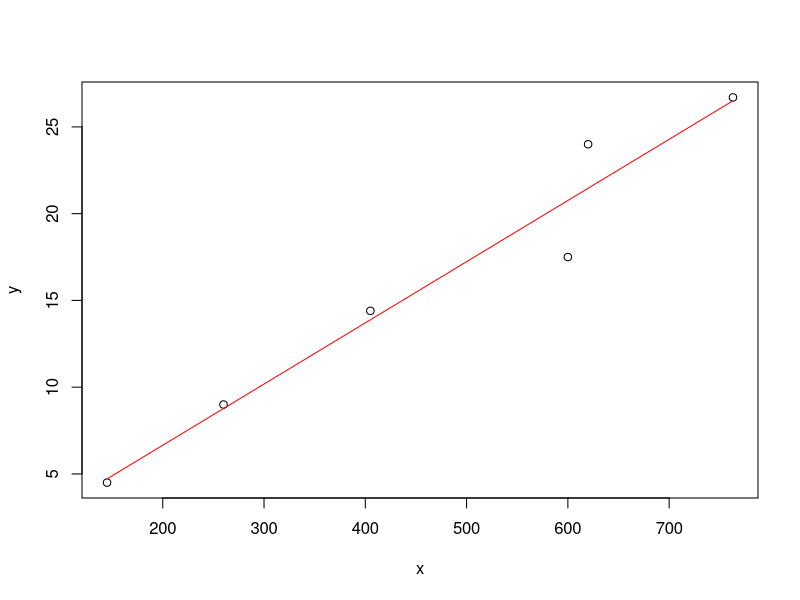

Generate this figure with R:
#1
cat("Zadanie 1 : \n")
w <- c(4.07, 4.09, 4.06, 4.09, 4.08)
k <- c(4.06, 4.08, 4.07, 4.07, 4.07)
g <- c(4.08, 4.09, 4.08, 4.10, 4.09)

temperature <- c(w, k, g)
miasto <- rep(c("w", "k", "g"), each = length(w))

bartlett.test(temperature~miasto)

# test p-value = 0.4717 > alpha
# nie ma podstaw do odrzucenia H0
# zatem wariancje mogą być jednorodne

# test bartetta ręcznie
n <- 15
k_num <- 3
ni <- 5
sp2 <- 4 * (var(w) + var(k) + var(g)) / (n - k_num)
numerator <- (n - k_num) * log(sp2) - 4 * (log(var(w) * var(k) * var(g)))
denominator <- 1 + 1 / (3 * (k_num - 1)) * (3 / 4 - 1 / (n - k_num))
t_stat <- numerator / denominator
cat("T = ", t_stat, "\n")

qchisq(1 - 0.05, k_num - 1)

#b
a <- aov(temperature~miasto)
summary(a)

# p-value 0.0413 < alpha = 0.05 zatem na poziomie istotności 0.05
# odrzucamy H0 na korzyśc H1.
# Co najmniej jedno miasto różni się średnią temperaturą

#c
TukeyHSD(a)

# warszaw - kraków
# p-value 0.28 > alpha = 0.05 zatem nie mamy podstaw
# do odrzucenia H0.

# kraków - gdańsk
# p-value 0.03 < alpha = 0.05 zatem odrzucami H0
# temperatury średnie w mieście Kraków i Gdańsk różnią się istotnie

#2
cat("-----------------------------\n")
cat("Zadanie 2 : \n")
l <- c(28,	26,	29,	30,	28,	31,	26,	32,	25,	29)
m <- c(30, 29, 30, 30,	28,	32,	29,	32,	28,	30)
s <- c(31,	29,	33,	33,	29,	33,	28,	32,	27,	32)
h <- c(29,	27,	30,	31,	27,	32,	27,	32,	27, 30)

#3
k1 <- c(6.5, 7.8, 6.9, 6.4)
k2 <- c(7.2, 8.5, 7.3, 7.0)
k3 <- c(7.2, 7.5, 7.1, 7.5)
k4 <- c(7.1, 7.0, 7.1, 7.2)
k5 <- c(7.2, 6.6, 7.4, 7.5)

#4
np <- c(69, 52, 71, 58, 59, 65)
lp <- c(91, 72, 81, 67, 95, 84)
sp <- c(55, 60, 78, 58, 62, 66)
dp <- c(66, 81, 70, 77, 57, 79)

#5
cat("-----------------------------\n")
cat("Zadanie 5 : \n")
x <- c(145, 260, 405, 600, 620, 763)
y <- c(4.5, 9, 14.4, 17.5, 24, 26.7)

#a
plot(x, y)

#b
cor(x, y)

# Wraz ze wzrostem długości programu rośnie czas kopilacji
# 0 - brak zwiąsku
# +/- 0-0.2 - bardzo słaby związek liniowy
# +/- 0.2-0.4 - słaby związek liniowy
# +/- 0.4-0.6 - umiarkowany związek liniowy
# +/- 0.6-0.8 - silny związek liniowy
# +/- 0.8-1 - bardzo silny związek liniowy
# 1 - związek liniowy

#c
b1 <- cov(x, y) / var(x)
b0 <- mean(y) - b1 * mean(x)
cat("y =", b0, " + ", b1, " x\n")

# długość programu wzorśnie o 100 linijek
# czas kompilacji wzrośnie o 3.5 minut

summary(lm(x~y))

#d
# hipoteza H0 : b1 = 0
# hipoteza H1 : b1 ~= 0
# p-value 0.000874< alpha = 0.05 odrzucamy H0
# Zatem współczynnik b1 jest istotny.

#e
-0.3998279  +  0.03526637 * 500

#f
curve(-0.3998279  +  0.03526637 * x, add = TRUE, col = "red")

#g
# to jest R^2 = r^2
cor(x, y) ^ 2

# 0.9 - 1, bardzo dobre dopasowanie regresji do danych
# 0.8 - 0.9 dobre
# 0.6 - 0.8 zadowalające
# < 0.6 nie można zastosować

#6
x <- c(5, 10, 15, 20, 25, 30, 35)
y <- c(14.1, 13.8, 12.7, 12.3, 11.5, 11.0, 10.3)

#7
x <- c(1, 2, 3, 5, 6)
y <- c(8, 13, 15, 24, 25)